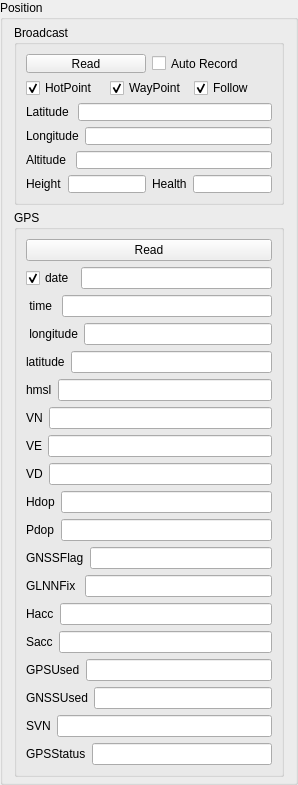
             <widget class="QGroupBox" name="groupBox_34">
              <property name="maximumSize">
               <size>
                <width>300</width>
                <height>800</height>
               </size>
              </property>
              <property name="title">
               <string>Position</string>
              </property>
              <layout class="QVBoxLayout" name="verticalLayout_52">
               <property name="spacing">
                <number>5</number>
               </property>
               <property name="topMargin">
                <number>5</number>
               </property>
               <property name="bottomMargin">
                <number>5</number>
               </property>
               <item>
                <widget class="QGroupBox" name="groupBox_21">
                 <property name="minimumSize">
                  <size>
                   <width>270</width>
                   <height>180</height>
                  </size>
                 </property>
                 <property name="maximumSize">
                  <size>
                   <width>270</width>
                   <height>180</height>
                  </size>
                 </property>
                 <property name="title">
                  <string>Broadcast</string>
                 </property>
                 <layout class="QVBoxLayout" name="verticalLayout_45">
                  <item>
                   <layout class="QHBoxLayout" name="horizontalLayout_83">
                    <item>
                     <widget class="QPushButton" name="pushButton_13">
                      <property name="text">
                       <string>Read</string>
                      </property>
                     </widget>
                    </item>
                    <item>
                     <widget class="QCheckBox" name="checkBox_6">
                      <property name="text">
                       <string>Auto Record</string>
                      </property>
                     </widget>
                    </item>
                   </layout>
                  </item>
                  <item>
                   <layout class="QHBoxLayout" name="horizontalLayout_106">
                    <item>
                     <widget class="QCheckBox" name="cb_mission_hp">
                      <property name="text">
                       <string>HotPoint</string>
                      </property>
                      <property name="checked">
                       <bool>true</bool>
                      </property>
                     </widget>
                    </item>
                    <item>
                     <widget class="QCheckBox" name="cb_mission_wp">
                      <property name="text">
                       <string>WayPoint</string>
                      </property>
                      <property name="checked">
                       <bool>true</bool>
                      </property>
                     </widget>
                    </item>
                    <item>
                     <widget class="QCheckBox" name="cb_mission_follow">
                      <property name="text">
                       <string>Follow</string>
                      </property>
                      <property name="checked">
                       <bool>true</bool>
                      </property>
                     </widget>
                    </item>
                   </layout>
                  </item>
                  <item>
                   <layout class="QHBoxLayout" name="horizontalLayout_84">
                    <item>
                     <widget class="QLabel" name="label_57">
                      <property name="text">
                       <string>Latitude </string>
                      </property>
                     </widget>
                    </item>
                    <item>
                     <widget class="QLineEdit" name="lineEdit_20"/>
                    </item>
                   </layout>
                  </item>
                  <item>
                   <layout class="QHBoxLayout" name="horizontalLayout_85">
                    <item>
                     <widget class="QLabel" name="label_58">
                      <property name="text">
                       <string>Longitude</string>
                      </property>
                     </widget>
                    </item>
                    <item>
                     <widget class="QLineEdit" name="lineEdit_21"/>
                    </item>
                   </layout>
                  </item>
                  <item>
                   <layout class="QHBoxLayout" name="horizontalLayout_86">
                    <item>
                     <widget class="QLabel" name="label_59">
                      <property name="text">
                       <string>Altitude </string>
                      </property>
                     </widget>
                    </item>
                    <item>
                     <widget class="QLineEdit" name="lineEdit_22"/>
                    </item>
                   </layout>
                  </item>
                  <item>
                   <layout class="QHBoxLayout" name="horizontalLayout_87">
                    <item>
                     <layout class="QHBoxLayout" name="horizontalLayout_88">
                      <item>
                       <widget class="QLabel" name="label_60">
                        <property name="text">
                         <string>Height</string>
                        </property>
                       </widget>
                      </item>
                      <item>
                       <widget class="QLineEdit" name="lineEdit_23"/>
                      </item>
                     </layout>
                    </item>
                    <item>
                     <layout class="QHBoxLayout" name="horizontalLayout_89">
                      <item>
                       <widget class="QLabel" name="label_61">
                        <property name="text">
                         <string>Health</string>
                        </property>
                       </widget>
                      </item>
                      <item>
                       <widget class="QLineEdit" name="lineEdit_24"/>
                      </item>
                     </layout>
                    </item>
                   </layout>
                  </item>
                 </layout>
                </widget>
               </item>
               <item>
                <widget class="QGroupBox" name="gb_GPS">
                 <property name="minimumSize">
                  <size>
                   <width>270</width>
                   <height>500</height>
                  </size>
                 </property>
                 <property name="maximumSize">
                  <size>
                   <width>270</width>
                   <height>600</height>
                  </size>
                 </property>
                 <property name="title">
                  <string>GPS</string>
                 </property>
                 <layout class="QVBoxLayout" name="verticalLayout_75">
                  <item>
                   <layout class="QHBoxLayout" name="horizontalLayout_148">
                    <item>
                     <widget class="QPushButton" name="btn_gps_read">
                      <property name="text">
                       <string>Read</string>
                      </property>
                     </widget>
                    </item>
                   </layout>
                  </item>
                  <item>
                   <layout class="QHBoxLayout" name="horizontalLayout_149">
                    <item>
                     <widget class="QCheckBox" name="cb_gps">
                      <property name="text">
                       <string>date</string>
                      </property>
                      <property name="checked">
                       <bool>true</bool>
                      </property>
                      <property name="autoRepeat">
                       <bool>false</bool>
                      </property>
                      <property name="autoExclusive">
                       <bool>false</bool>
                      </property>
                     </widget>
                    </item>
                    <item>
                     <widget class="QLineEdit" name="le_gps_date">
                      <property name="readOnly">
                       <bool>true</bool>
                      </property>
                     </widget>
                    </item>
                   </layout>
                  </item>
                  <item>
                   <layout class="QHBoxLayout" name="horizontalLayout_150">
                    <item>
                     <widget class="QLabel" name="label_84">
                      <property name="text">
                       <string> time </string>
                      </property>
                     </widget>
                    </item>
                    <item>
                     <widget class="QLineEdit" name="le_gps_time">
                      <property name="readOnly">
                       <bool>true</bool>
                      </property>
                     </widget>
                    </item>
                   </layout>
                  </item>
                  <item>
                   <layout class="QHBoxLayout" name="horizontalLayout_151">
                    <item>
                     <widget class="QLabel" name="label_85">
                      <property name="text">
                       <string> longitude</string>
                      </property>
                     </widget>
                    </item>
                    <item>
                     <widget class="QLineEdit" name="le_gps_longitude">
                      <property name="readOnly">
                       <bool>true</bool>
                      </property>
                     </widget>
                    </item>
                   </layout>
                  </item>
                  <item>
                   <layout class="QHBoxLayout" name="horizontalLayout_152">
                    <item>
                     <widget class="QLabel" name="label_86">
                      <property name="text">
                       <string>latitude</string>
                      </property>
                     </widget>
                    </item>
                    <item>
                     <widget class="QLineEdit" name="le_gps_latitude">
                      <property name="readOnly">
                       <bool>true</bool>
                      </property>
                     </widget>
                    </item>
                   </layout>
                  </item>
                  <item>
                   <layout class="QHBoxLayout" name="horizontalLayout_153">
                    <item>
                     <widget class="QLabel" name="label_87">
                      <property name="text">
                       <string>hmsl</string>
                      </property>
                     </widget>
                    </item>
                    <item>
                     <widget class="QLineEdit" name="le_gps_hmsl">
                      <property name="readOnly">
                       <bool>true</bool>
                      </property>
                     </widget>
                    </item>
                   </layout>
                  </item>
                  <item>
                   <layout class="QHBoxLayout" name="horizontalLayout_154">
                    <item>
                     <widget class="QLabel" name="label_88">
                      <property name="text">
                       <string>VN</string>
                      </property>
                     </widget>
                    </item>
                    <item>
                     <widget class="QLineEdit" name="le_gps_VN">
                      <property name="readOnly">
                       <bool>true</bool>
                      </property>
                     </widget>
                    </item>
                   </layout>
                  </item>
                  <item>
                   <layout class="QHBoxLayout" name="horizontalLayout_155">
                    <item>
                     <widget class="QLabel" name="label_89">
                      <property name="text">
                       <string>VE</string>
                      </property>
                     </widget>
                    </item>
                    <item>
                     <widget class="QLineEdit" name="le_gps_VE">
                      <property name="readOnly">
                       <bool>true</bool>
                      </property>
                     </widget>
                    </item>
                   </layout>
                  </item>
                  <item>
                   <layout class="QHBoxLayout" name="horizontalLayout_156">
                    <item>
                     <widget class="QLabel" name="label_90">
                      <property name="text">
                       <string>VD</string>
                      </property>
                     </widget>
                    </item>
                    <item>
                     <widget class="QLineEdit" name="le_gps_VD">
                      <property name="readOnly">
                       <bool>true</bool>
                      </property>
                     </widget>
                    </item>
                   </layout>
                  </item>
                  <item>
                   <layout class="QHBoxLayout" name="horizontalLayout_166">
                    <item>
                     <widget class="QLabel" name="label_98">
                      <property name="text">
                       <string>Hdop</string>
                      </property>
                     </widget>
                    </item>
                    <item>
                     <widget class="QLineEdit" name="le_gps_hdop">
                      <property name="readOnly">
                       <bool>true</bool>
                      </property>
                     </widget>
                    </item>
                   </layout>
                  </item>
                  <item>
                   <layout class="QHBoxLayout" name="horizontalLayout_167">
                    <item>
                     <widget class="QLabel" name="label_99">
                      <property name="text">
                       <string>Pdop</string>
                      </property>
                     </widget>
                    </item>
                    <item>
                     <widget class="QLineEdit" name="le_gps_pdop">
                      <property name="readOnly">
                       <bool>true</bool>
                      </property>
                     </widget>
                    </item>
                   </layout>
                  </item>
                  <item>
                   <layout class="QHBoxLayout" name="horizontalLayout_168">
                    <item>
                     <widget class="QLabel" name="label_100">
                      <property name="text">
                       <string>&lt;html&gt;&lt;head/&gt;&lt;body&gt;&lt;p&gt;GNSSFlag&lt;/p&gt;&lt;/body&gt;&lt;/html&gt;</string>
                      </property>
                     </widget>
                    </item>
                    <item>
                     <widget class="QLineEdit" name="le_gps_GNSSFlag">
                      <property name="readOnly">
                       <bool>true</bool>
                      </property>
                     </widget>
                    </item>
                   </layout>
                  </item>
                  <item>
                   <layout class="QHBoxLayout" name="horizontalLayout_169">
                    <item>
                     <widget class="QLabel" name="label_101">
                      <property name="text">
                       <string>GLNNFix </string>
                      </property>
                     </widget>
                    </item>
                    <item>
                     <widget class="QLineEdit" name="le_gps_gnssFix">
                      <property name="readOnly">
                       <bool>true</bool>
                      </property>
                     </widget>
                    </item>
                   </layout>
                  </item>
                  <item>
                   <layout class="QHBoxLayout" name="horizontalLayout_170">
                    <item>
                     <widget class="QLabel" name="label_102">
                      <property name="text">
                       <string>Hacc</string>
                      </property>
                     </widget>
                    </item>
                    <item>
                     <widget class="QLineEdit" name="le_gps_hacc">
                      <property name="readOnly">
                       <bool>true</bool>
                      </property>
                     </widget>
                    </item>
                   </layout>
                  </item>
                  <item>
                   <layout class="QHBoxLayout" name="horizontalLayout_171">
                    <item>
                     <widget class="QLabel" name="label_103">
                      <property name="text">
                       <string>Sacc</string>
                      </property>
                     </widget>
                    </item>
                    <item>
                     <widget class="QLineEdit" name="le_gps_sacc">
                      <property name="readOnly">
                       <bool>true</bool>
                      </property>
                     </widget>
                    </item>
                   </layout>
                  </item>
                  <item>
                   <layout class="QHBoxLayout" name="horizontalLayout_172">
                    <item>
                     <widget class="QLabel" name="label_104">
                      <property name="text">
                       <string>GPSUsed</string>
                      </property>
                     </widget>
                    </item>
                    <item>
                     <widget class="QLineEdit" name="le_gps_guse">
                      <property name="readOnly">
                       <bool>true</bool>
                      </property>
                     </widget>
                    </item>
                   </layout>
                  </item>
                  <item>
                   <layout class="QHBoxLayout" name="horizontalLayout_339">
                    <item>
                     <widget class="QLabel" name="label_204">
                      <property name="text">
                       <string>GNSSUsed</string>
                      </property>
                     </widget>
                    </item>
                    <item>
                     <widget class="QLineEdit" name="le_gps_gnuse">
                      <property name="readOnly">
                       <bool>true</bool>
                      </property>
                     </widget>
                    </item>
                   </layout>
                  </item>
                  <item>
                   <layout class="QHBoxLayout" name="horizontalLayout_340">
                    <item>
                     <widget class="QLabel" name="label_205">
                      <property name="text">
                       <string>SVN</string>
                      </property>
                     </widget>
                    </item>
                    <item>
                     <widget class="QLineEdit" name="le_gps_svn">
                      <property name="readOnly">
                       <bool>true</bool>
                      </property>
                     </widget>
                    </item>
                   </layout>
                  </item>
                  <item>
                   <layout class="QHBoxLayout" name="horizontalLayout_341">
                    <item>
                     <widget class="QLabel" name="label_206">
                      <property name="text">
                       <string>GPSStatus</string>
                      </property>
                     </widget>
                    </item>
                    <item>
                     <widget class="QLineEdit" name="le_gps_gps">
                      <property name="readOnly">
                       <bool>true</bool>
                      </property>
                     </widget>
                    </item>
                   </layout>
                  </item>
                 </layout>
                </widget>
               </item>
              </layout>
             </widget>
